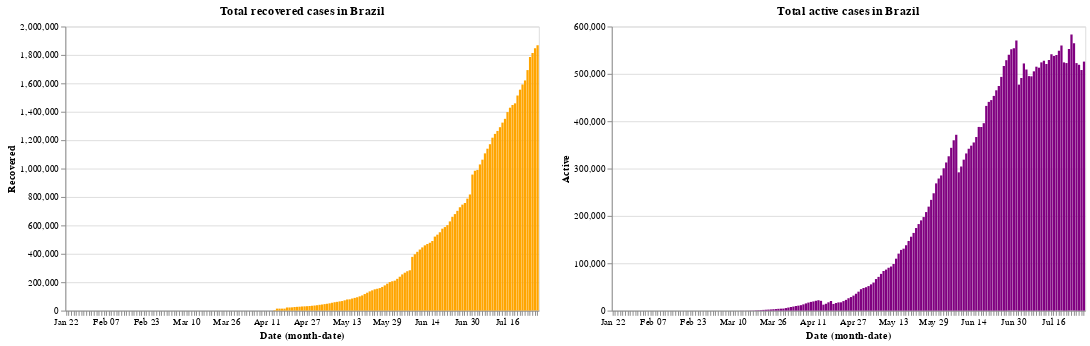

This figure's notebook cell:
### Code cell
base.encode(y='Recovered', color=orange).properties(title='Total recovered cases in Brazil')|base.encode(y='Active', color=purple).properties(title='Total active cases in Brazil')

### Figure 1 — Vega-Lite specification as saved in the notebook (floating-point values rounded to 4 significant figures; data arrays with more than 128 entries replaced by an {"elided": "..."} marker saying what was removed)
{"config": {"view": {"continuousWidth": 400, "continuousHeight": 300}}, "hconcat": [{"mark": "bar", "encoding": {"color": {"value": "orange"}, "x": {"type": "ordinal", "field": "Date", "timeUnit": "monthdate"}, "y": {"type": "quantitative", "field": "Recovered"}}, "title": "Total recovered cases in Brazil", "width": 500}, {"mark": "bar", "encoding": {"color": {"value": "purple"}, "x": {"type": "ordinal", "field": "Date", "timeUnit": "monthdate"}, "y": {"type": "quantitative", "field": "Active"}}, "title": "Total active cases in Brazil", "width": 500}], "data": {"name": "data-b7c14f6e114b664be5a6b329d6be2387"}, "$schema": "https://vega.github.io/schema/vega-lite/v4.8.1.json", "datasets": {"data-b7c14f6e114b664be5a6b329d6be2387": {"elided": "189 records"}}}
